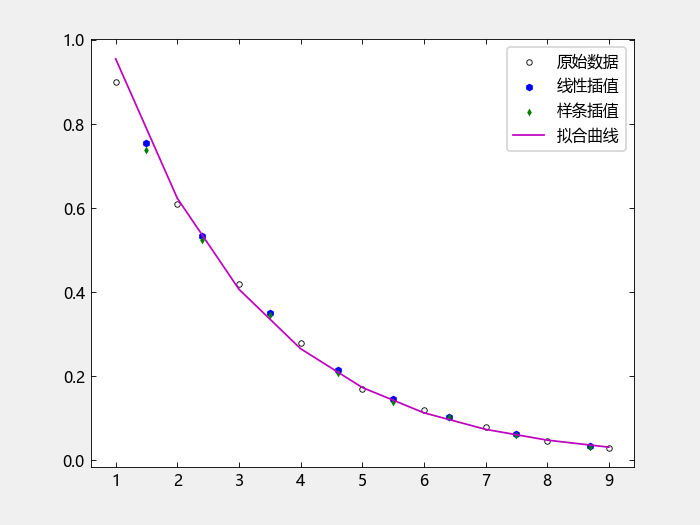

Write Julia code to recreate this figure.
using TyBase
using TyMath
using TyPlot
using TyCurveFitting
using Printf

t = [1:1:9;]
cA = vec([0.9 0.61 0.42 0.28 0.17 0.12 0.08 0.045 0.03]);

# 待插值查询的点
tq = vec([1.5, 2.4, 3.5, 4.6, 5.5, 6.4, 7.5, 8.7]);

# 两种不同的插值方式
cAq_linear = interp1(t, cA, tq, "linear");
cAq_spline = interp1(t, cA, tq, "spline");

# 输出结果，保留 6 位小数
println("线性插值所得结果:")
for value in cAq_linear
    @printf("%.6f\n", value)
end

println("样条插值所得结果:")
for value in cAq_spline
    @printf("%.6f\n", value)
end

# 另一种格式化输出方式
# println("线性插值所得结果:")
# println(join(map(x -> @sprintf("%.6f", x), caq_linear), "\n"))
# println("样条插值所得结果:")
# println(join(map(x -> @sprintf("%.6f", x), caq_spline), "\n"))

figure()
hold(true) # 确保后续绘制不会覆盖之前的图形
scatter(t, cA, 10, "k", label="原始数据")
scatter(tq, cAq_linear, 20, "b", marker="h", filled=true, label="线性插值")
scatter(tq, cAq_spline, 10, "g", marker="d", filled=true, label="样条插值")

# 添加图例
legend()

# 拟合一阶动力学方程
ln_cA = log.(cA)  # 计算自然对数

# 使用线性回归拟合 ln(cA) = kt + C
lin_fit = fit("poly", t, ln_cA, order=1)
params = lin_fit.params

# 提取 k 和 C
k = params[1]
C = params[2]

# 输出拟合参数
println("拟合参数:")
println("k: ", k)
println("C: ", C)

# 绘制拟合曲线
fit_curve = exp.(k .* t .+ C)  # 恢复到原始形式 cA = e^(kt + C)
plot(t, fit_curve, color="m", label="拟合曲线")
legend()
